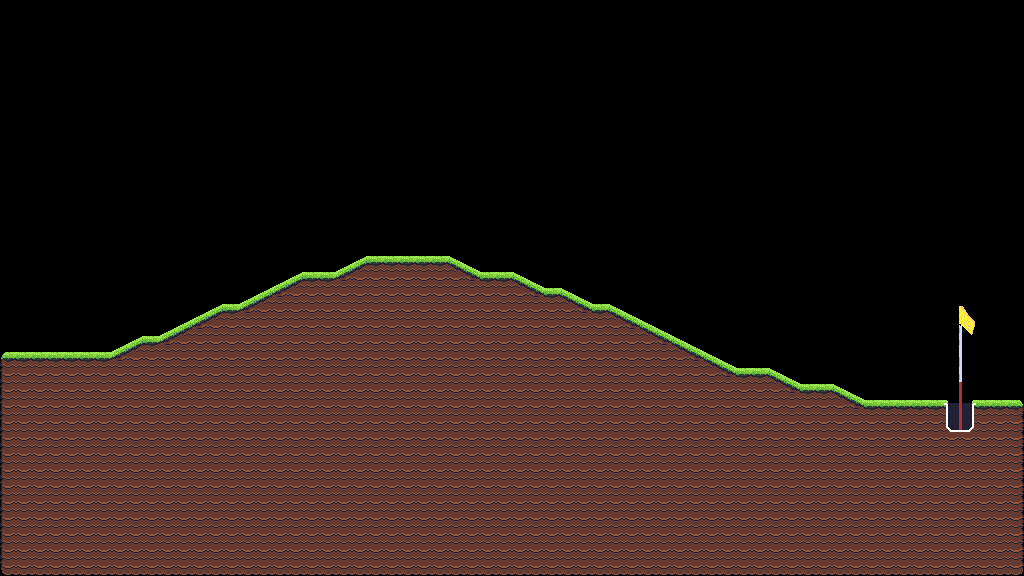

Tiled map render using the project's own tile images. Description and the map definition, with tile-layer contents summarised, below:
An orthogonal 64x36 tile map with 16x16 px tiles, 1 tile layer (Level), 2 tilesets and 156 objects (117x collide, 2x finish).

<map version="1.10" tiledversion="1.11.1" orientation="orthogonal" renderorder="right-down" width="64" height="36" tilewidth="16" tileheight="16" infinite="0" nextlayerid="6" nextobjectid="4454">
 <tileset firstgid="1" name="prototype" tilewidth="16" tileheight="16" tilecount="128" columns="16">
  <image source="images/prototype.png" width="256" height="128" />
  <tile id="0" type="ground" />
  <tile id="1" type="ground" />
  <tile id="2" type="ground" />
  <tile id="3" type="ground" />
  <tile id="4" type="ground" />
 </tileset>
 <tileset firstgid="129" name="all2" tilewidth="16" tileheight="16" tilecount="210" columns="14">
  <image source="images/all2.png" width="224" height="244" />
 </tileset>
 <layer id="1" name="Level" width="64" height="36">
  <data>[2304 cells, 1012 non-empty, 34 distinct tile ids]</data>
 </layer>
 <objectgroup id="2" name="Ground_Object">
  <object id="4291" type="collide" x="1008" y="400" width="16" height="16" />
  <object id="4292" type="collide" x="0" y="352" width="16" height="16" />
  <object id="4293" type="collide" x="368" y="256" width="16" height="16" />
  <object id="4294" type="collide" x="384" y="256" width="16" height="16" />
  <object id="4295" type="collide" x="400" y="256" width="16" height="16" />
  <object id="4296" type="collide" x="416" y="256" width="16" height="16" />
  <object id="4297" type="collide" x="432" y="256" width="16" height="16" />
  <object id="4298" type="collide" x="304" y="272" width="16" height="16" />
  <object id="4299" type="collide" x="320" y="272" width="16" height="16" />
  <object id="4300" type="collide" x="480" y="272" width="16" height="16" />
  <object id="4301" type="collide" x="496" y="272" width="16" height="16" />
  <object id="4302" type="collide" x="544" y="288" width="16" height="16" />
  <object id="4303" type="collide" x="224" y="304" width="16" height="16" />
  <object id="4304" type="collide" x="592" y="304" width="16" height="16" />
  <object id="4305" type="collide" x="144" y="336" width="16" height="16" />
  <object id="4306" type="collide" x="16" y="352" width="16" height="16" />
  <object id="4307" type="collide" x="32" y="352" width="16" height="16" />
  <object id="4308" type="collide" x="48" y="352" width="16" height="16" />
  <object id="4309" type="collide" x="64" y="352" width="16" height="16" />
  <object id="4310" type="collide" x="80" y="352" width="16" height="16" />
  <object id="4311" type="collide" x="96" y="352" width="16" height="16" />
  <object id="4312" type="collide" x="736" y="368" width="16" height="16" />
  <object id="4313" type="collide" x="752" y="368" width="16" height="16" />
  <object id="4314" type="collide" x="800" y="384" width="16" height="16" />
  <object id="4315" type="collide" x="816" y="384" width="16" height="16" />
  <object id="4316" type="collide" x="864" y="400" width="16" height="16" />
  <object id="4317" type="collide" x="880" y="400" width="16" height="16" />
  <object id="4318" type="collide" x="896" y="400" width="16" height="16" />
  <object id="4319" type="collide" x="912" y="400" width="16" height="16" />
  <object id="4320" type="collide" x="928" y="400" width="16" height="16" />
  <object id="4321" type="collide" x="976" y="400" width="16" height="16" />
  <object id="4322" type="collide" x="992" y="400" width="16" height="16" />
  <object id="4323" type="collide" x="0" y="560" width="16" height="16" />
  <object id="4324" type="collide" x="0" y="368" width="16" height="16" />
  <object id="4325" type="collide" x="0" y="384" width="16" height="16" />
  <object id="4326" type="collide" x="0" y="400" width="16" height="16" />
  <object id="4327" type="collide" x="0" y="416" width="16" height="16" />
  <object id="4328" type="collide" x="0" y="432" width="16" height="16" />
  <object id="4329" type="collide" x="0" y="448" width="16" height="16" />
  <object id="4330" type="collide" x="0" y="464" width="16" height="16" />
  <object id="4331" type="collide" x="0" y="480" width="16" height="16" />
  <object id="4332" type="collide" x="0" y="496" width="16" height="16" />
  <object id="4333" type="collide" x="0" y="512" width="16" height="16" />
  <object id="4334" type="collide" x="0" y="528" width="16" height="16" />
  <object id="4335" type="collide" x="0" y="544" width="16" height="16" />
  <object id="4336" x="352.261" y="263.913">
   <polygon points="0,0 15.5217,-7.69565 15.5652,5.3913" />
  </object>
  <object id="4337" x="288.261" y="279.913">
   <polygon points="0,0 15.5217,-7.69565 15.5652,5.3913" />
  </object>
  <object id="4338" x="256.261" y="295.913">
   <polygon points="0,0 15.5217,-7.69565 15.5652,5.3913" />
  </object>
  <object id="4339" x="208.261" y="311.913">
   <polygon points="0,0 15.5217,-7.69565 15.5652,5.3913" />
  </object>
  <object id="4340" x="176.261" y="327.913">
   <polygon points="0,0 15.5217,-7.69565 15.5652,5.3913" />
  </object>
  <object id="4341" x="128.261" y="343.913">
   <polygon points="0,0 15.5217,-7.69565 15.5652,5.3913" />
  </object>
  <object id="4342" x="336.348" y="271.783">
   <polygon points="0,0 15.3913,-7.6087 15.3913,0.608696" />
  </object>
  <object id="4343" x="272.348" y="287.783">
   <polygon points="0,0 15.3913,-7.6087 15.3913,0.608696" />
  </object>
  <object id="4344" x="240.348" y="303.783">
   <polygon points="0,0 15.3913,-7.6087 15.3913,0.608696" />
  </object>
  <object id="4345" x="192.348" y="319.783">
   <polygon points="0,0 15.3913,-7.6087 15.3913,0.608696" />
  </object>
  <object id="4346" x="160.348" y="335.783">
   <polygon points="0,0 15.3913,-7.6087 15.3913,0.608696" />
  </object>
  <object id="4347" x="112.348" y="351.783">
   <polygon points="0,0 15.3913,-7.6087 15.3913,0.608696" />
  </object>
  <object id="4348" x="448.261" y="256.261">
   <polygon points="0,0 15.4348,7.73913 1.17391,11.7826" />
  </object>
  <object id="4349" x="512.261" y="272.261">
   <polygon points="0,0 15.4348,7.73913 1.17391,11.7826" />
  </object>
  <object id="4350" x="560.261" y="288.261">
   <polygon points="0,0 15.4348,7.73913 1.17391,11.7826" />
  </object>
  <object id="4351" x="608.261" y="304.261">
   <polygon points="0,0 15.4348,7.73913 1.17391,11.7826" />
  </object>
  <object id="4352" x="640.261" y="320.261">
   <polygon points="0,0 15.4348,7.73913 1.17391,11.7826" />
  </object>
  <object id="4353" x="672.261" y="336.261">
   <polygon points="0,0 15.4348,7.73913 1.17391,11.7826" />
  </object>
  <object id="4354" x="704.261" y="352.261">
   <polygon points="0,0 15.4348,7.73913 1.17391,11.7826" />
  </object>
  <object id="4355" x="768.261" y="368.261">
   <polygon points="0,0 15.4348,7.73913 1.17391,11.7826" />
  </object>
  <object id="4356" x="832.261" y="384.261">
   <polygon points="0,0 15.4348,7.73913 1.17391,11.7826" />
  </object>
  <object id="4357" x="464.188" y="264.188">
   <polygon points="0,0 15.5938,7.71875 0.15625,11.6875" />
  </object>
  <object id="4358" x="528.188" y="280.188">
   <polygon points="0,0 15.5938,7.71875 0.15625,11.6875" />
  </object>
  <object id="4359" x="576.188" y="296.188">
   <polygon points="0,0 15.5938,7.71875 0.15625,11.6875" />
  </object>
  <object id="4360" x="624.188" y="312.188">
   <polygon points="0,0 15.5938,7.71875 0.15625,11.6875" />
  </object>
  <object id="4361" x="656.188" y="328.188">
   <polygon points="0,0 15.5938,7.71875 0.15625,11.6875" />
  </object>
  <object id="4362" x="688.188" y="344.188">
   <polygon points="0,0 15.5938,7.71875 0.15625,11.6875" />
  </object>
  </objectgroup>
 <objectgroup id="3" name="Hole_Object">
  <!-- 8 objects omitted --></objectgroup>
 <objectgroup id="5" name="Spawn_Object">
  <!-- 1 objects omitted --></objectgroup>
</map>
<!-- 84 of 156 objects omitted -->
